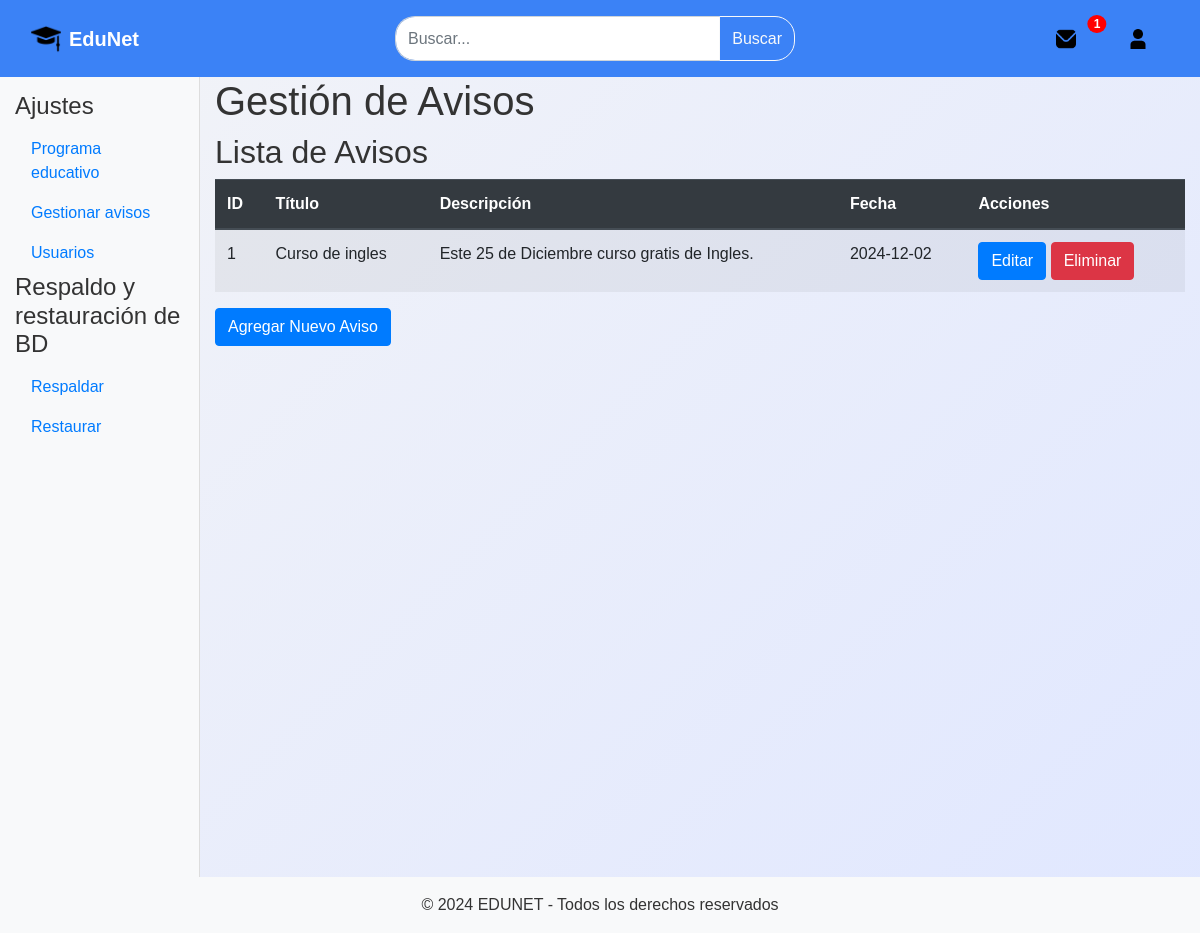
Page /Views/gestionA.php (signed in) on the committed database.
### tables this page shows
CREATE TABLE aviso(
    idA INT NOT NULL AUTO_INCREMENT COMMENT 'ID unico del aviso',
    titulo VARCHAR(50) NOT NULL COMMENT 'Titulo del aviso',
    descripcion VARCHAR(255) NOT NULL COMMENT 'Descripcion detallada del aviso',
    fecha DATE NOT NULL COMMENT 'Fecha en la que se hizo el aviso',

    usuario_idU_A INT NULL COMMENT 'ID del usuario que creo el aviso',
    PRIMARY KEY (idA),
    CONSTRAINT avisos_usuario 
    FOREIGN KEY (usuario_idU_A) REFERENCES usuario(idU) 
    ON DELETE SET NULL 
    ON UPDATE CASCADE
);

### Model/conexionBD.php (called while the page is built, shortened)
<?php
function obtenerConexion() {
    $conexion = mysqli_connect("localhost", "root", "", "eduNet");
    return $conexion;
}
?>

### Controller/controlador.php (called while the page is built, shortened)
<?php
require_once __DIR__ . '/../Model/conexionBD.php';
require_once __DIR__ . '/../Model/admin.php';
class Controlador {
    private $adminModel;
    public function __construct() {
        $this->adminModel = new Admin();
    }
    public function obtenerAvisos() {
        return $this->adminModel->obtenerAvisos();
    }
}
?>

### Model/admin.php (called while the page is built, shortened)
<?php
require_once '../Model/conexionBD.php';
class Admin {
    private $db;
    public function __construct() {
        $this->db = obtenerConexion();
    }
    public function obtenerAvisos() {
        $avisos = [];
        $query = "SELECT * FROM aviso";
        if ($resultado = $this->db->query($query)) {
            while ($fila = $resultado->fetch_assoc()) {
                $avisos[] = $fila;
            }
        }
        return $avisos;
    }
}
?>

### Views/gestionA.php (the view, shortened to what this page needs)
<?php
require_once __DIR__ . '/../Controller/controlador.php';
include 'header.php';
$controlador = new Controlador();
$avisos = $controlador->obtenerAvisos();
?>
<div class="container-fluid">
    <div class="row">
        <div class="col-12 col-md-2 bg-light sidebar custom-sidebar">
            <h4 class="sidebar_title">Ajustes</h4>
            <ul class="nav flex-column">
                <li class="nav-item"><a href="gestionPE.php" class="nav-link">Programa educativo</a></li>
                <li class="nav-item"><a href="gestionA.php" class="nav-link">Gestionar avisos</a></li>
                <li class="nav-item"><a href="gestionUsers.php" class="nav-link">Usuarios</a></li>
            </ul>
            <h4 class="sidebar_title">Respaldo y restauración de BD</h4>
            <ul class="nav flex-column">
                <li class="nav-item"><a href="respaldoDB.php" class="nav-link">Respaldar</a></li>
                <li class="nav-item"><a href="respaldoDB.php" class="nav-link">Restaurar</a></li>
            </ul>
        </div>
        <div class="col-12 col-md-10">
            <h1>Gestión de Avisos</h1>
            <h2>Lista de Avisos</h2>
            <div class="table-responsive">
                <table class="table table-striped">
                    <thead class="thead-dark">
                        <tr>
                            <th>ID</th>
                            <th>Título</th>
                            <th>Descripción</th>
                            <th>Fecha</th>
                            <th>Acciones</th>
                        </tr>
                    </thead>
                    <tbody>
                        <?php foreach ($avisos as $aviso) { ?>
                        <tr>
                            <td><?= $aviso['idA'] ?></td>
                            <td><?= $aviso['titulo'] ?></td>
                            <td><?= $aviso['descripcion'] ?></td>
                            <td><?= $aviso['fecha'] ?></td>
                            <td>
                                <a href="editarA.php?id=<?php echo $aviso['idA']; ?>" class="btn btn-primary">Editar</a>
                                <form action="gestionA.php" method="POST" onsubmit="return confirm('¿Seguro que quieres eliminar este aviso?');" style="display:inline;">
                                    <button type="submit" name="eliminarAviso" class="btn btn-danger">Eliminar</button>
                                </form>
                            </td>
                        </tr>
                        <?php } ?>
                    </tbody>
                </table>
            </div>
            <button type="button" class="btn btn-primary" data-toggle="modal" data-target="#agregarAvisoModal">Agregar Nuevo Aviso</button>
        </div>
    </div>
</div>
<?php include 'footer.php'; ?>

### Views/css/styles.css (style rules this page uses)
body { font-family: Arial, sans-serif; background-color: #f0f2f5; margin: 0; }
.sidebar { padding-top: 15px; }
.custom-sidebar { width: 100px; height: 100vh; overflow-y: auto; }
body { font-family: 'Roboto', sans-serif; margin: 0; padding: 0; background: linear-gradient(135deg, #f3f4f7, #e0e7ff); color: #333; }
body { font-family: Arial, sans-serif; background-color: #f8f9fa; }
.sidebar { height: 100vh; border-right: 1px solid #ddd; }
button { border-radius: 20px; }

### rows in the picture
aviso: idA "1", titulo "Curso de ingles", descripcion "Este 25 de Diciembre curso gratis de Ingles.", fecha "2024-12-02"

### other values in the picture
count($avisos) "1"
